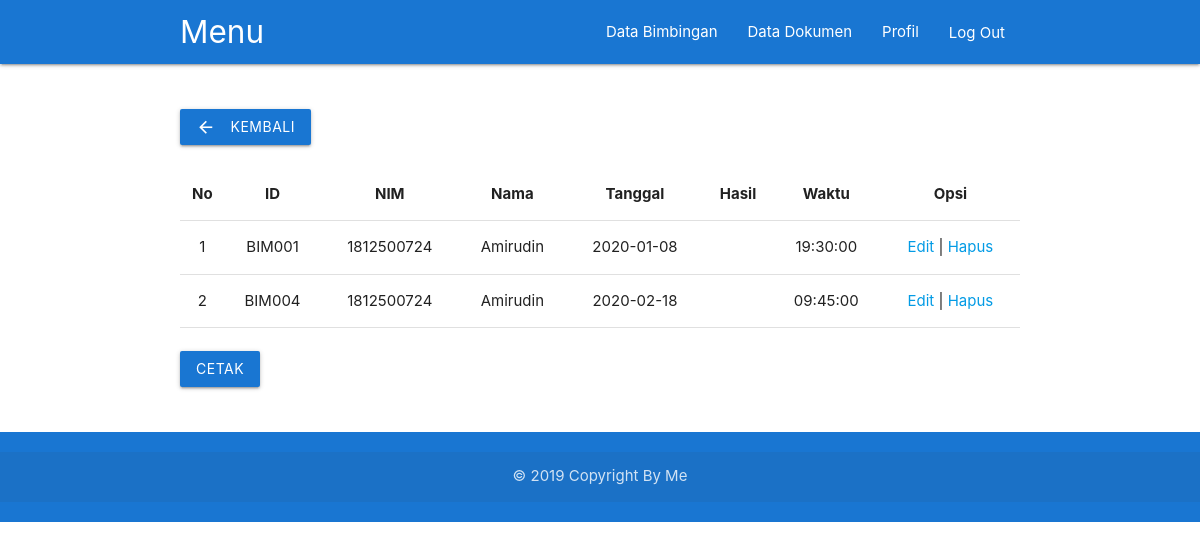
Screenshot of /user/index.php?page=dataBimbingan (signed in) with the database file from the repository.
### tables this page shows
CREATE TABLE `mhs` (
  `nim` varchar(11) NOT NULL DEFAULT '',
  `nama_mhs` varchar(50) DEFAULT NULL,
  `password_mhs` varchar(35) DEFAULT NULL,
  `email_mhs` varchar(35) DEFAULT NULL,
  `telp_mhs` varchar(13) DEFAULT NULL,
  `alamat_mhs` varchar(255) DEFAULT NULL,
  `nip` varchar(11) DEFAULT NULL,
  PRIMARY KEY (`nim`),
  KEY `FKDosen` (`nip`),
  CONSTRAINT `FKDosen` FOREIGN KEY (`nip`) REFERENCES `dosen` (`nip`) ON DELETE CASCADE ON UPDATE CASCADE
);

CREATE TABLE `bimbingan` (
  `id_bimbingan` varchar(11) NOT NULL DEFAULT '',
  `nim` varchar(11) DEFAULT NULL,
  `tgl` date DEFAULT NULL,
  `jam` time DEFAULT NULL,
  `hasil` varchar(255) DEFAULT NULL,
  `nip` varchar(11) DEFAULT NULL,
  PRIMARY KEY (`id_bimbingan`)
);

### user/pages/dataBimbingan.php (the view)
<div class="container"><br><br>
<a href="index.php" class="btn blue darken-2"><i class="material-icons left">arrow_back</i> Kembali</a><br><br>
    <table class="highlight centered">
        <thead>
            <tr>
                <th>No</th>
                <th>ID</th>
                <th>NIM</th>
                <th>Nama</th>
                <th>Tanggal</th>
                <th>Hasil</th>
                <th>Waktu</th>
                <th rowspan=2>Opsi</th>
            </tr>
        </thead>
            <?php
            $no = 1;
            $data = mysqli_query($connect,"SELECT a.*, b.* FROM mhs a, bimbingan b WHERE a.nim=b.nim AND b.nim ='$username'");
            while($d = mysqli_fetch_array($data)){
                ?>
                <tbody>
                    <tr>
                    <td><?php echo $no++; ?></td>
                    <td><?php echo $d['id_bimbingan']; ?></td>
                    <td><?php echo $d['nim']; ?></td>
                    <td><?php echo $d['nama_mhs']; ?></td>
                    <td><?php echo $d['tgl']; ?></td>
                    <td><?php echo $d['hasil']; ?></td>
                    <td><?php echo $d['jam']; ?></td>
                    <td>
                        <a href="index.php?page=upBimbingan&&id_bimbingan=<?php echo $d['id_bimbingan']; ?>">Edit</a> |
                        <a href="index.php?page=delBimbingan&&id_bimbingan=<?php echo $d['id_bimbingan']; ?>">Hapus</a>
                    </td>
                    </tr>
                </tbody>
                <?php
            }
		        ?>
	</table>
    <br>
    <a class="btn blue darken-2" href="pages/cetakBimb.php?nim=<?php echo $username; ?>">Cetak</a><br><br><br>
    </div>

### rows the page displays
mhs: bimbingan.id_bimbingan "BIM001", bimbingan.nim "1812500724", nama_mhs "Amirudin", bimbingan.tgl "2020-01-08", bimbingan.jam "19:30:00", bimbingan.id_bimbingan "BIM004", bimbingan.tgl "2020-02-18", bimbingan.jam "09:45:00"
